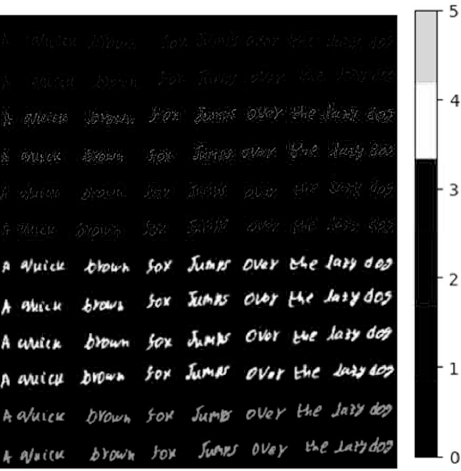
#> input picture output/red channel.png, 461 x 471 px
$ python entropy.py
#> lines starting #> are read from the running program, lines starting #| are printed output that depends on the picture; long printed decimals are rounded
# This code calculates the entropy of each channel,
# which represents the quantity of information in numerical form.
# The entropy is calculated based on the
# probability distribution of pixel intensities in each channel.

import cv2
import numpy as np

def calculate_entropy(image):
    # Normalize pixel values to [0, 1]
    normalized_image = image.astype(float) / 255.0

    # Calculate histogram
    histogram = np.histogram(normalized_image, bins=256, range=(0, 1))[0]

    # Calculate probability distribution
    probabilities = histogram / np.sum(histogram)

    # Calculate entropy
    entropy = -np.sum(probabilities * np.log2(probabilities + 1e-7))

    return entropy

# Load the red, green, and blue channel images
red_channel = cv2.imread('output/red channel.png', 0)  # Read as grayscale
#> red_channel is the input picture: shape (471, 461); min 0, max 255, mean 44.8
green_channel = cv2.imread('output/green channel.png', 0)
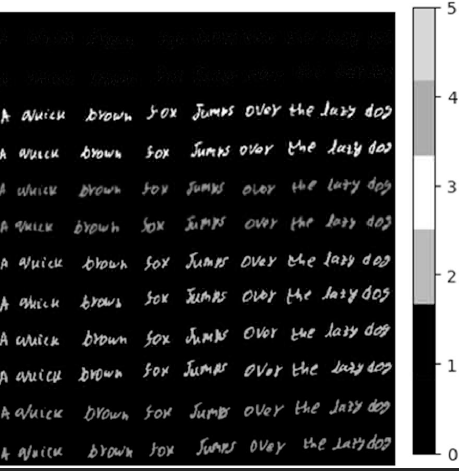
#> input picture output/green channel.png, 459 x 471 px
#> green_channel is the input picture: shape (471, 459); min 0, max 255, mean 47.5
blue_channel = cv2.imread('output/blue channel.png', 0)
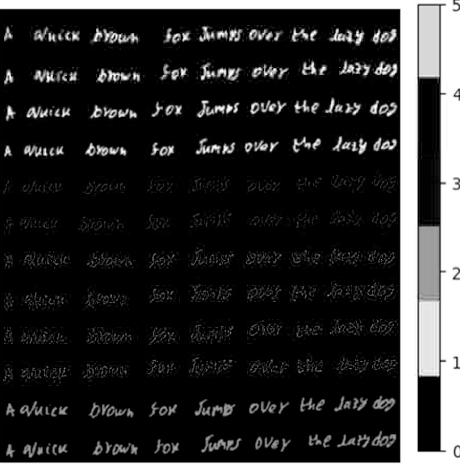
#> input picture output/blue channel.png, 460 x 465 px
#> blue_channel is the input picture: shape (465, 460); min 0, max 255, mean 41.1

# Calculate the entropy for each channel
red_entropy = calculate_entropy(red_channel)
#> in calculate_entropy, `histogram = np.histogram(normalized_image, bins=256, range=(0, 1))[0]`: histogram = 256 values, max 129586 at index 0, min 0 at index 7, mean 848.2
#> in calculate_entropy, `probabilities = histogram / np.sum(histogram)`: probabilities = 256 values, max 0.597 at index 0, min 0 at index 7, mean 0.00391
#> in calculate_entropy, `entropy = -np.sum(probabilities * np.log2(probabilities + 1e-7))`: entropy = 3.14
#> red_entropy = 3.14
green_entropy = calculate_entropy(green_channel)
#> green_entropy = 3.27
blue_entropy = calculate_entropy(blue_channel)
#> blue_entropy = 3.34

# Print the entropy values
print("Red Channel Entropy:", red_entropy)
#| Red Channel Entropy: 3.137
print("Green Channel Entropy:", green_entropy)
#| Green Channel Entropy: 3.272
print("Blue Channel Entropy:", blue_entropy)
#| Blue Channel Entropy: 3.339
